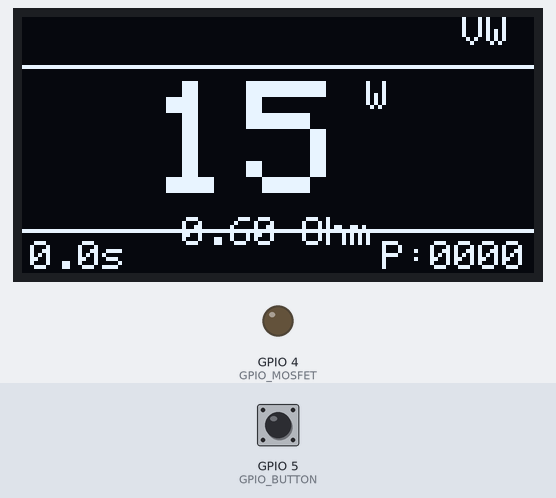
Recording of a sketch running on a simulated ESP32-C3. Shown: 128×64 one-colour display, output pins drawn as LEDs (lit = HIGH). The inputs (shaded band) are chosen by the test bench; at power-on: GPIO 5 (GPIO_BUTTON) LOW. EEPROM starts erased.

Above: at 1.2 s.
1.3 s: GPIO 5 (GPIO_BUTTON) pulled HIGH for 0.15 s
At 1.49 s:
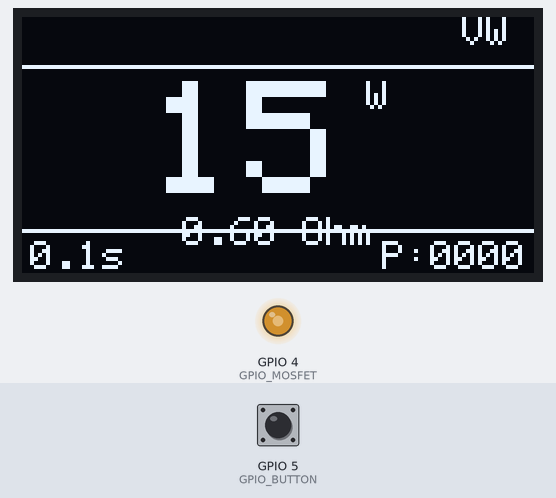
3.0 s: GPIO 5 (GPIO_BUTTON) pulled HIGH for 1 s
At 4.7 s:
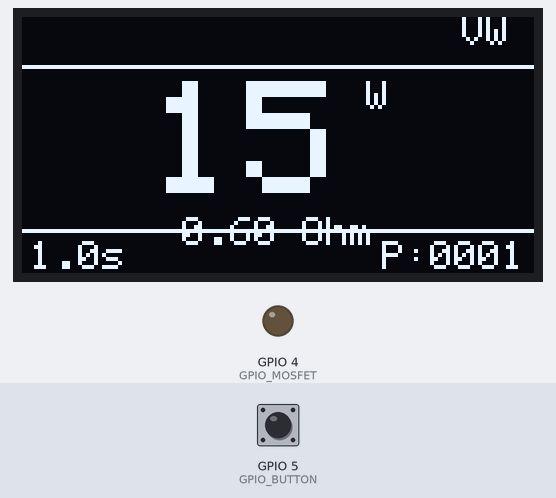
5.5 s: GPIO 5 (GPIO_BUTTON) pulled HIGH for 0.15 s
At 6.3 s:
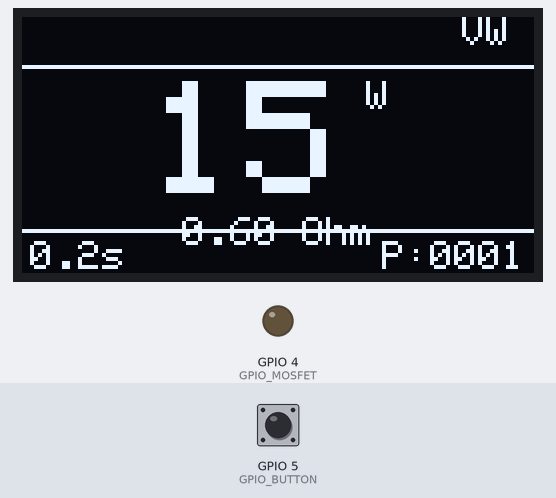
7.1 s: GPIO 5 (GPIO_BUTTON) pulled HIGH for 1 s
At 8.5 s:
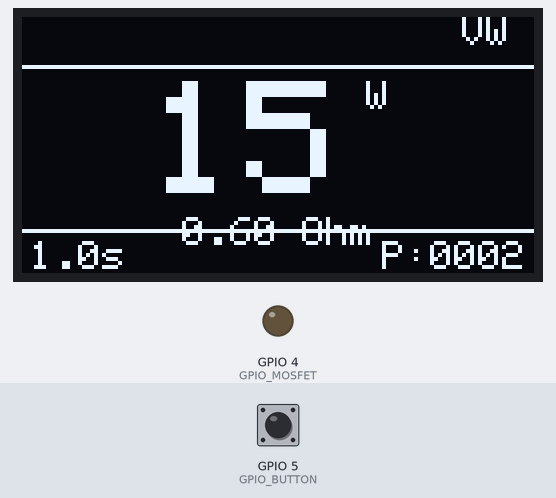
Timing chart, 0 to 10.1 s (numbered marks = the images above; inputs shaded):
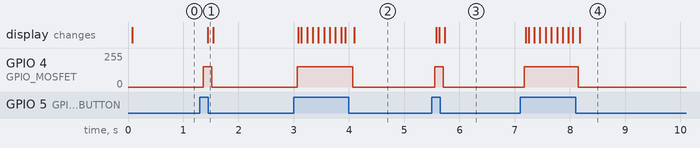

The sketch:

vapemod.ino
```cpp
/*
  =====================================================================
  ESP32-C3 Super Mini — Прошивка для самодельного пода (Vape Mod)
  v1.6 — Adafruit_SSD1306 (откат с U8g2, т.к. не завёлся), Drag X style
  БЕЗ измерения напряжения АКБ, БЕЗ автозатяжки.
  Firing только по кнопке (hold-to-fire).
  Неблокирующий код (millis())
  =====================================================================
*/

#include <Wire.h>
#include <Adafruit_GFX.h>
#include <Adafruit_SSD1306.h>
#include <Preferences.h>
#include <math.h>

// ============================== ПИНЫ ================================
#define GPIO_MOSFET          4     // ШИМ на затвор MOSFET 60N03P
#define GPIO_BUTTON          5     // Кнопка (PULLDOWN, HIGH = нажата)

#define OLED_SDA              8
#define OLED_SCL              9
#define OLED_WIDTH           128
#define OLED_HEIGHT           64
#define OLED_ADDR            0x3C

// ========================= БАЗОВЫЕ ПАРАМЕТРЫ =========================
#define COIL_RESISTANCE      0.6f   // Сопротивление спирали, Ом (фикс.)
#define MAX_PUFF_TIME_SEC     10    // Аварийный таймаут одной затяжки, сек
#define MIN_PUFF_TIME_MS     500    // Мин. длительность для счётчика затяжек
#define MAX_WATTAGE           30    // Максимальная мощность, Вт
#define WATT_STEP              1    // Шаг регулировки мощности, Вт
#define WATT_STEP_INTERVAL   175    // Интервал шага регулировки, мс
#define DEBOUNCE_MS            30   // Время антидребезга, мс

// --- Жест входа в режим настройки мощности: 3 быстрых клика подряд ---
#define CLICK_MAX_MS          350   // Короче этого — считается "клик", не затяжка
#define CLICK_WINDOW_MS       500   // Пауза между кликами, после которой считаем серию
#define WATT_SET_CLICKS         3   // Столько кликов подряд -> вход в настройку Вт
#define PUFF_RESET_CLICKS       5   // Столько кликов подряд -> сброс счётчика затяжек

// Фиксированное "усреднённое" напряжение АКБ, т.к. измерения нет
#define BATTERY_NOMINAL_VOLTAGE  3.85f

// PWM (LEDC) — новый API, работает напрямую с пином, без каналов
#define PWM_FREQ               20000
#define PWM_RESOLUTION_BITS        8
#define PWM_MAX_DUTY              255

// ============================ ОБЪЕКТЫ ================================
Adafruit_SSD1306 display(OLED_WIDTH, OLED_HEIGHT, &Wire, -1);
Preferences prefs;

// ============================ СОСТОЯНИЯ ===============================
enum DeviceMode { MODE_NORMAL, MODE_WATT_SET };

DeviceMode deviceMode = MODE_NORMAL;

// --- Кнопка ---
bool buttonRawState = LOW;
bool buttonStableState = LOW;
unsigned long buttonLastChangeTime = 0;
unsigned long buttonPressStartTime = 0;

// --- Серия кликов ---
uint8_t clickCount = 0;
unsigned long lastClickTime = 0;

// --- Регулировка мощности ---
unsigned long lastWattStepTime = 0;

// --- Общее состояние жарки ---
bool isFiring = false;
unsigned long fireStartTime = 0;
unsigned long lastPuffDurationMs = 0;

// --- Параметры устройства ---
int wattage = 15;
uint32_t puffCount = 0;

// ============================ ПРОТОТИПЫ ================================
void handleButton();
void evaluateClickSeries();
void startFiring();
void stopFiring();
void updatePower();
void applyPWM(float power);
void drawUI();
void loadSettings();
void saveWattage();
void savePuffCount();
void resetPuffCounter();

// ================================================================
//                            SETUP
// ================================================================
void setup() {
  Serial.begin(115200);

  pinMode(GPIO_BUTTON, INPUT);

  ledcAttach(GPIO_MOSFET, PWM_FREQ, PWM_RESOLUTION_BITS);
  ledcWrite(GPIO_MOSFET, 0);

  Wire.begin(OLED_SDA, OLED_SCL);
  if (!display.begin(SSD1306_SWITCHCAPVCC, OLED_ADDR)) {
    Serial.println("Ошибка инициализации OLED!");
  }
  display.clearDisplay();
  display.display();

  loadSettings();
}

// ================================================================
//                            LOOP
// ================================================================
void loop() {
  handleButton();
  evaluateClickSeries();
  updatePower();
  drawUI();
}

// ================================================================
//                    ОБРАБОТКА КНОПКИ (Debounce)
// ================================================================
void handleButton() {
  bool reading = digitalRead(GPIO_BUTTON);

  if (reading != buttonRawState) {
    buttonLastChangeTime = millis();
    buttonRawState = reading;
  }

  if ((millis() - buttonLastChangeTime) > DEBOUNCE_MS) {
    if (buttonRawState != buttonStableState) {
      buttonStableState = buttonRawState;

      if (buttonStableState == HIGH) {
        buttonPressStartTime = millis();

        if (deviceMode == MODE_NORMAL) {
          startFiring();
        }
      } else {
        unsigned long pressDuration = millis() - buttonPressStartTime;

        if (deviceMode == MODE_NORMAL) {
          if (isFiring) {
            stopFiring();
          }
          if (pressDuration < CLICK_MAX_MS) {
            clickCount++;
            lastClickTime = millis();
          }
        } else { // MODE_WATT_SET
          saveWattage();
          deviceMode = MODE_NORMAL;
        }
      }
    }
  }

  if (deviceMode == MODE_WATT_SET && buttonStableState == HIGH) {
    if (millis() - lastWattStepTime >= WATT_STEP_INTERVAL) {
      lastWattStepTime = millis();
      wattage += WATT_STEP;
      if (wattage > MAX_WATTAGE) {
        wattage = 0;
      }
    }
  }
}

// ================================================================
//   ОЦЕНКА СЕРИИ КЛИКОВ: 3 клика -> настройка Вт, 5 кликов -> сброс счётчика
// ================================================================
void evaluateClickSeries() {
  if (clickCount == 0) return;

  if (millis() - lastClickTime > CLICK_WINDOW_MS) {
    if (clickCount >= PUFF_RESET_CLICKS) {
      resetPuffCounter();
    } else if (clickCount == WATT_SET_CLICKS && deviceMode == MODE_NORMAL) {
      deviceMode = MODE_WATT_SET;
    }
    clickCount = 0;
  }
}

// ================================================================
//                      СТАРТ / СТОП ЖАРКИ
// ================================================================
void startFiring() {
  isFiring = true;
  fireStartTime = millis();
}

void stopFiring() {
  unsigned long duration = millis() - fireStartTime;
  isFiring = false;
  lastPuffDurationMs = duration;

  ledcWrite(GPIO_MOSFET, 0);

  if (duration >= MIN_PUFF_TIME_MS) {
    puffCount++;
    savePuffCount();
  }
}

// ================================================================
//         ОБНОВЛЕНИЕ МОЩНОСТИ / АВАРИЙНЫЙ ТАЙМАУТ / ПОДАЧА ШИМ
// ================================================================
void updatePower() {
  if (isFiring) {
    unsigned long elapsedMs = millis() - fireStartTime;

    if (elapsedMs >= (unsigned long)MAX_PUFF_TIME_SEC * 1000UL) {
      stopFiring();
      return;
    }

    applyPWM((float)wattage);
  }
}

// ================================================================
//   ПРИМЕНЕНИЕ ШИМ НА MOSFET (расчёт по МОЩНОСТИ от фикс. напряжения)
// ================================================================
void applyPWM(float power) {
  float maxPower = (BATTERY_NOMINAL_VOLTAGE * BATTERY_NOMINAL_VOLTAGE) / COIL_RESISTANCE;

  float dutyF = (power / maxPower) * (float)PWM_MAX_DUTY;

  if (dutyF > PWM_MAX_DUTY) dutyF = PWM_MAX_DUTY;
  if (dutyF < 0) dutyF = 0;

  ledcWrite(GPIO_MOSFET, (uint8_t)dutyF);
}

// ================================================================
//              ОТРИСОВКА UI (Adafruit_GFX, стиль Voopoo Drag X)
// ================================================================
void drawUI() {
  display.clearDisplay();
  display.setTextColor(SSD1306_WHITE);

  // ---------- Верхний Status Bar (без батареи) ----------
  display.setTextSize(1);
  display.setCursor(OLED_WIDTH - 18, 0);
  display.print("VW");

  display.drawLine(0, 12, OLED_WIDTH - 1, 12, SSD1306_WHITE);

  // ---------- Центральная часть: крупная мощность (Drag X style) ----------
  char wattStr[8];
  snprintf(wattStr, sizeof(wattStr), "%d", wattage);

  display.setTextSize(4);
  int16_t x1, y1;
  uint16_t wTxt, hTxt;
  display.getTextBounds(wattStr, 0, 0, &x1, &y1, &wTxt, &hTxt);
  int wattX = (OLED_WIDTH - wTxt) / 2 - 8;
  display.setCursor(wattX, 16);
  display.print(wattStr);

  display.setTextSize(1);
  display.setCursor(wattX + wTxt + 6, 16);
  display.print("W");

  // В режиме настройки мощности — рамка вокруг числа
  if (deviceMode == MODE_WATT_SET) {
    display.drawRoundRect(wattX - 6, 12, wTxt + 24, 34, 3, SSD1306_WHITE);
  }

  // Сопротивление спирали мелким шрифтом под мощностью
  char coilStr[12];
  snprintf(coilStr, sizeof(coilStr), "%.2f Ohm", COIL_RESISTANCE);
  display.getTextBounds(coilStr, 0, 0, &x1, &y1, &wTxt, &hTxt);
  display.setCursor((OLED_WIDTH - wTxt) / 2, 50);
  display.print(coilStr);

  display.drawLine(0, 53, OLED_WIDTH - 1, 53, SSD1306_WHITE);

  // ---------- Нижняя часть: таймер затяжки / счётчик ----------
  float puffSeconds = isFiring
                         ? (millis() - fireStartTime) / 1000.0f
                         : lastPuffDurationMs / 1000.0f;

  char timerStr[8];
  snprintf(timerStr, sizeof(timerStr), "%.1fs", puffSeconds);
  display.setCursor(2, 56);
  display.print(timerStr);

  if (!isFiring && lastPuffDurationMs >= (unsigned long)MAX_PUFF_TIME_SEC * 1000UL) {
    display.setCursor(30, 56);
    display.print("TIME OVER");
  }

  char puffStr[14];
  snprintf(puffStr, sizeof(puffStr), "P:%04lu", (unsigned long)puffCount);
  display.getTextBounds(puffStr, 0, 0, &x1, &y1, &wTxt, &hTxt);
  display.setCursor(OLED_WIDTH - wTxt - 2, 56);
  display.print(puffStr);

  display.display();
}

// ================================================================
//              РАБОТА С ФЛЕШ-ПАМЯТЬЮ (Preferences.h)
// ================================================================
void loadSettings() {
  prefs.begin("vapemod", false);
  wattage = prefs.getInt("watt", 15);
  puffCount = prefs.getUInt("puffs", 0);
  prefs.end();
}

void saveWattage() {
  prefs.begin("vapemod", false);
  prefs.putInt("watt", wattage);
  prefs.end();
}

void savePuffCount() {
  prefs.begin("vapemod", false);
  prefs.putUInt("puffs", puffCount);
  prefs.end();
}

void resetPuffCounter() {
  puffCount = 0;
  savePuffCount();
}
```

Measured:
- after the input at 1.3 s, GPIO 4 (GPIO_MOSFET): 0/255 → 153/255 after 0.06 s, → 0/255 0.15 s later; the display: changes after 0.14 s (image 1)
- after the input at 3.0 s, GPIO 4 (GPIO_MOSFET): 0/255 → 153/255 after 0.06 s, → 0/255 1.0 s later; the display: first changes after 0.09 s (image 2 shows a later state)
- after the input at 5.5 s, GPIO 4 (GPIO_MOSFET): 0/255 → 153/255 after 0.05 s, → 0/255 0.15 s later; the display: first changes after 0.08 s (image 3 shows a later state)
- after the input at 7.1 s, GPIO 4 (GPIO_MOSFET): 0/255 → 153/255 after 0.07 s, → 0/255 0.98 s later; the display: first changes after 0.10 s (image 4 shows a later state)
